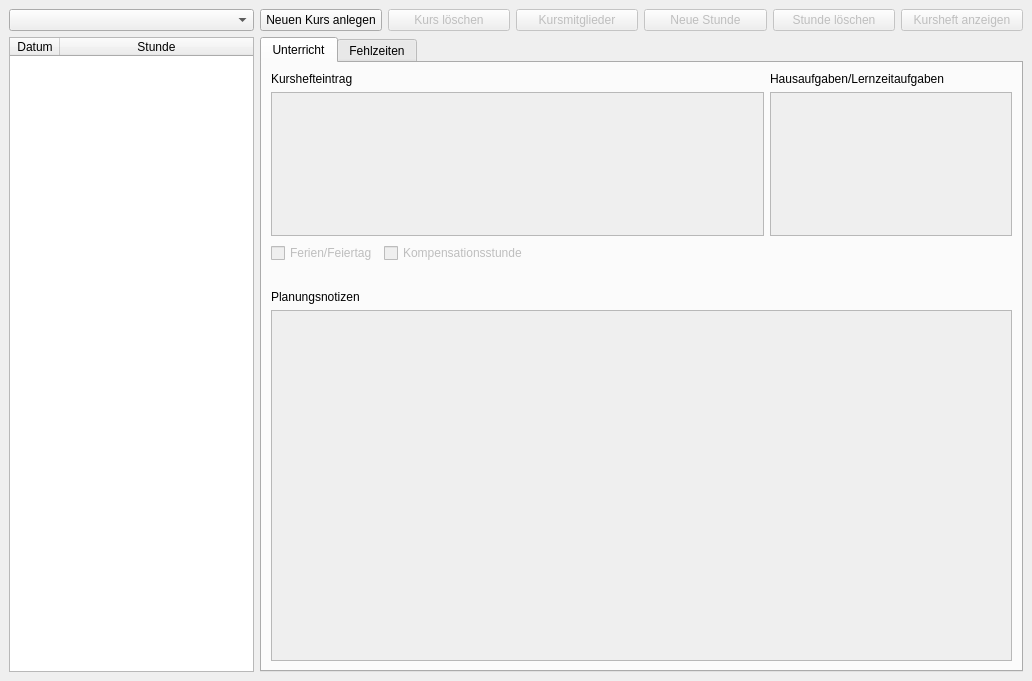
<?xml version="1.0" encoding="UTF-8"?>
<ui version="4.0">
 <class>MainWindow</class>
 <widget class="QMainWindow" name="MainWindow">
  <property name="geometry">
   <rect>
    <x>0</x>
    <y>0</y>
    <width>1032</width>
    <height>681</height>
   </rect>
  </property>
  <property name="windowTitle">
   <string>Kursbuch von</string>
  </property>
  <property name="windowIcon">
   <iconset>
    <normaloff>kursbuch.ico</normaloff>kursbuch.ico</iconset>
  </property>
  <property name="tabShape">
   <enum>QTabWidget::Rounded</enum>
  </property>
  <widget class="QWidget" name="centralwidget">
   <layout class="QGridLayout" name="gridLayout_2">
    <item row="1" column="0">
     <widget class="QTableWidget" name="tableWidget">
      <property name="minimumSize">
       <size>
        <width>245</width>
        <height>0</height>
       </size>
      </property>
      <property name="maximumSize">
       <size>
        <width>245</width>
        <height>16777215</height>
       </size>
      </property>
      <property name="styleSheet">
       <string notr="true">selection-background-color: rgb(85, 170, 255);
selection-color: rgb(255, 255, 255);</string>
      </property>
      <property name="editTriggers">
       <set>QAbstractItemView::NoEditTriggers</set>
      </property>
      <property name="selectionMode">
       <enum>QAbstractItemView::SingleSelection</enum>
      </property>
      <property name="selectionBehavior">
       <enum>QAbstractItemView::SelectRows</enum>
      </property>
      <property name="sortingEnabled">
       <bool>false</bool>
      </property>
      <attribute name="horizontalHeaderMinimumSectionSize">
       <number>50</number>
      </attribute>
      <attribute name="horizontalHeaderDefaultSectionSize">
       <number>50</number>
      </attribute>
      <attribute name="horizontalHeaderStretchLastSection">
       <bool>true</bool>
      </attribute>
      <attribute name="verticalHeaderVisible">
       <bool>false</bool>
      </attribute>
      <attribute name="verticalHeaderMinimumSectionSize">
       <number>20</number>
      </attribute>
      <attribute name="verticalHeaderDefaultSectionSize">
       <number>20</number>
      </attribute>
      <column>
       <property name="text">
        <string>Datum</string>
       </property>
      </column>
      <column>
       <property name="text">
        <string>Stunde</string>
       </property>
      </column>
     </widget>
    </item>
    <item row="1" column="1">
     <widget class="QTabWidget" name="tabWidget">
      <property name="currentIndex">
       <number>0</number>
      </property>
      <widget class="QWidget" name="tab_Unterricht">
       <attribute name="title">
        <string>Unterricht</string>
       </attribute>
       <layout class="QGridLayout" name="gridLayout">
        <item row="0" column="0">
         <widget class="QLabel" name="labelKurshefteintrag">
          <property name="text">
           <string>Kurshefteintrag</string>
          </property>
         </widget>
        </item>
        <item row="0" column="2">
         <widget class="QLabel" name="labelHausaufgaben">
          <property name="text">
           <string>Hausaufgaben/Lernzeitaufgaben</string>
          </property>
         </widget>
        </item>
        <item row="1" column="0" colspan="2">
         <widget class="QTextEdit" name="textEditKurshefteintrag">
          <property name="enabled">
           <bool>false</bool>
          </property>
          <property name="sizePolicy">
           <sizepolicy hsizetype="Preferred" vsizetype="Preferred">
            <horstretch>0</horstretch>
            <verstretch>0</verstretch>
           </sizepolicy>
          </property>
          <property name="maximumSize">
           <size>
            <width>16777215</width>
            <height>144</height>
           </size>
          </property>
          <property name="font">
           <font>
            <family>Segoe UI</family>
            <pointsize>11</pointsize>
           </font>
          </property>
          <property name="acceptRichText">
           <bool>false</bool>
          </property>
         </widget>
        </item>
        <item row="1" column="2">
         <widget class="QTextEdit" name="textEditHausaufgaben">
          <property name="enabled">
           <bool>false</bool>
          </property>
          <property name="sizePolicy">
           <sizepolicy hsizetype="Preferred" vsizetype="Preferred">
            <horstretch>0</horstretch>
            <verstretch>0</verstretch>
           </sizepolicy>
          </property>
          <property name="maximumSize">
           <size>
            <width>16777215</width>
            <height>144</height>
           </size>
          </property>
          <property name="sizeIncrement">
           <size>
            <width>0</width>
            <height>0</height>
           </size>
          </property>
          <property name="baseSize">
           <size>
            <width>0</width>
            <height>0</height>
           </size>
          </property>
          <property name="font">
           <font>
            <family>Segoe UI</family>
            <pointsize>11</pointsize>
           </font>
          </property>
          <property name="acceptRichText">
           <bool>false</bool>
          </property>
         </widget>
        </item>
        <item row="2" column="0">
         <layout class="QHBoxLayout" name="horizontalLayout_3">
          <item>
           <widget class="QCheckBox" name="checkBox">
            <property name="enabled">
             <bool>false</bool>
            </property>
            <property name="text">
             <string>Ferien/Feiertag</string>
            </property>
           </widget>
          </item>
          <item>
           <widget class="QCheckBox" name="checkBox_2">
            <property name="enabled">
             <bool>false</bool>
            </property>
            <property name="text">
             <string>Kompensationsstunde</string>
            </property>
           </widget>
          </item>
         </layout>
        </item>
        <item row="2" column="1" colspan="2">
         <spacer name="horizontalSpacer_3">
          <property name="orientation">
           <enum>Qt::Horizontal</enum>
          </property>
          <property name="sizeHint" stdset="0">
           <size>
            <width>506</width>
            <height>22</height>
           </size>
          </property>
         </spacer>
        </item>
        <item row="4" column="0">
         <widget class="QLabel" name="label">
          <property name="text">
           <string>Planungsnotizen</string>
          </property>
         </widget>
        </item>
        <item row="5" column="0" colspan="3">
         <widget class="QTextEdit" name="textEdit">
          <property name="enabled">
           <bool>false</bool>
          </property>
          <property name="sizePolicy">
           <sizepolicy hsizetype="Expanding" vsizetype="Expanding">
            <horstretch>0</horstretch>
            <verstretch>0</verstretch>
           </sizepolicy>
          </property>
          <property name="font">
           <font>
            <family>Segoe UI</family>
            <pointsize>10</pointsize>
           </font>
          </property>
          <property name="autoFormatting">
           <set>QTextEdit::AutoNone</set>
          </property>
          <property name="acceptRichText">
           <bool>false</bool>
          </property>
          <property name="textInteractionFlags">
           <set>Qt::LinksAccessibleByKeyboard|Qt::LinksAccessibleByMouse|Qt::TextBrowserInteraction|Qt::TextEditable|Qt::TextEditorInteraction|Qt::TextSelectableByKeyboard|Qt::TextSelectableByMouse</set>
          </property>
         </widget>
        </item>
        <item row="3" column="0" colspan="3">
         <spacer name="horizontalSpacer_2">
          <property name="orientation">
           <enum>Qt::Horizontal</enum>
          </property>
          <property name="sizeHint" stdset="0">
           <size>
            <width>511</width>
            <height>20</height>
           </size>
          </property>
         </spacer>
        </item>
       </layout>
      </widget>
      <widget class="QWidget" name="tab_Fehlzeiten">
       <attribute name="title">
        <string>Fehlzeiten</string>
       </attribute>
       <widget class="QFrame" name="frameFehlzTitel">
        <property name="geometry">
         <rect>
          <x>160</x>
          <y>0</y>
          <width>511</width>
          <height>31</height>
         </rect>
        </property>
        <property name="frameShape">
         <enum>QFrame::NoFrame</enum>
        </property>
        <property name="frameShadow">
         <enum>QFrame::Raised</enum>
        </property>
        <widget class="QLabel" name="labelName">
         <property name="geometry">
          <rect>
           <x>20</x>
           <y>10</y>
           <width>89</width>
           <height>13</height>
          </rect>
         </property>
         <property name="font">
          <font>
           <weight>75</weight>
           <bold>true</bold>
          </font>
         </property>
         <property name="text">
          <string>Name, Vorname</string>
         </property>
        </widget>
        <widget class="QLabel" name="label_eFs">
         <property name="geometry">
          <rect>
           <x>300</x>
           <y>10</y>
           <width>19</width>
           <height>13</height>
          </rect>
         </property>
         <property name="font">
          <font>
           <weight>75</weight>
           <bold>true</bold>
          </font>
         </property>
         <property name="text">
          <string>eFs</string>
         </property>
        </widget>
        <widget class="QLabel" name="label_uFs">
         <property name="geometry">
          <rect>
           <x>250</x>
           <y>10</y>
           <width>19</width>
           <height>13</height>
          </rect>
         </property>
         <property name="font">
          <font>
           <weight>75</weight>
           <bold>true</bold>
          </font>
         </property>
         <property name="text">
          <string>uFs</string>
         </property>
        </widget>
        <widget class="QLabel" name="label_anw">
         <property name="geometry">
          <rect>
           <x>200</x>
           <y>10</y>
           <width>26</width>
           <height>13</height>
          </rect>
         </property>
         <property name="font">
          <font>
           <weight>75</weight>
           <bold>true</bold>
          </font>
         </property>
         <property name="text">
          <string>anw.</string>
         </property>
        </widget>
        <widget class="QLabel" name="label_Schulv">
         <property name="geometry">
          <rect>
           <x>350</x>
           <y>10</y>
           <width>40</width>
           <height>13</height>
          </rect>
         </property>
         <property name="font">
          <font>
           <weight>75</weight>
           <bold>true</bold>
          </font>
         </property>
         <property name="text">
          <string>Schulv.</string>
         </property>
        </widget>
        <widget class="QLabel" name="label_Schulv_2">
         <property name="geometry">
          <rect>
           <x>400</x>
           <y>10</y>
           <width>67</width>
           <height>13</height>
          </rect>
         </property>
         <property name="font">
          <font>
           <weight>75</weight>
           <bold>true</bold>
          </font>
         </property>
         <property name="text">
          <string>Quarantäne</string>
         </property>
        </widget>
       </widget>
       <widget class="QWidget" name="verticalLayoutWidget">
        <property name="geometry">
         <rect>
          <x>160</x>
          <y>30</y>
          <width>511</width>
          <height>531</height>
         </rect>
        </property>
        <layout class="QVBoxLayout" name="verticalLayoutFehlzeiten">
         <property name="spacing">
          <number>0</number>
         </property>
        </layout>
       </widget>
      </widget>
     </widget>
    </item>
    <item row="0" column="1">
     <layout class="QHBoxLayout" name="horizontalLayout">
      <item>
       <widget class="QPushButton" name="pushButtonNeuerKurs">
        <property name="text">
         <string>Neuen Kurs anlegen</string>
        </property>
       </widget>
      </item>
      <item>
       <widget class="QPushButton" name="pushButtonDelKurs">
        <property name="enabled">
         <bool>false</bool>
        </property>
        <property name="text">
         <string>Kurs löschen</string>
        </property>
       </widget>
      </item>
      <item>
       <widget class="QPushButton" name="pushButtonKursmitglieder">
        <property name="enabled">
         <bool>false</bool>
        </property>
        <property name="text">
         <string>Kursmitglieder</string>
        </property>
       </widget>
      </item>
      <item>
       <widget class="QPushButton" name="pushButtonNeueStd">
        <property name="enabled">
         <bool>false</bool>
        </property>
        <property name="text">
         <string>Neue Stunde</string>
        </property>
       </widget>
      </item>
      <item>
       <widget class="QPushButton" name="pushButtonDelStd">
        <property name="enabled">
         <bool>false</bool>
        </property>
        <property name="text">
         <string>Stunde löschen</string>
        </property>
       </widget>
      </item>
      <item>
       <widget class="QPushButton" name="pushButtonKursheftAnzeigen">
        <property name="enabled">
         <bool>false</bool>
        </property>
        <property name="text">
         <string>Kursheft anzeigen</string>
        </property>
       </widget>
      </item>
     </layout>
    </item>
    <item row="0" column="0">
     <widget class="QComboBox" name="comboBoxKurs">
      <property name="styleSheet">
       <string notr="true">selection-background-color: rgb(85, 170, 255);</string>
      </property>
      <property name="placeholderText">
       <string>Kursauswahl</string>
      </property>
     </widget>
    </item>
   </layout>
  </widget>
  <widget class="QMenuBar" name="menubar">
   <property name="geometry">
    <rect>
     <x>0</x>
     <y>0</y>
     <width>1032</width>
     <height>21</height>
    </rect>
   </property>
  </widget>
 </widget>
 <resources/>
 <connections/>
</ui>
